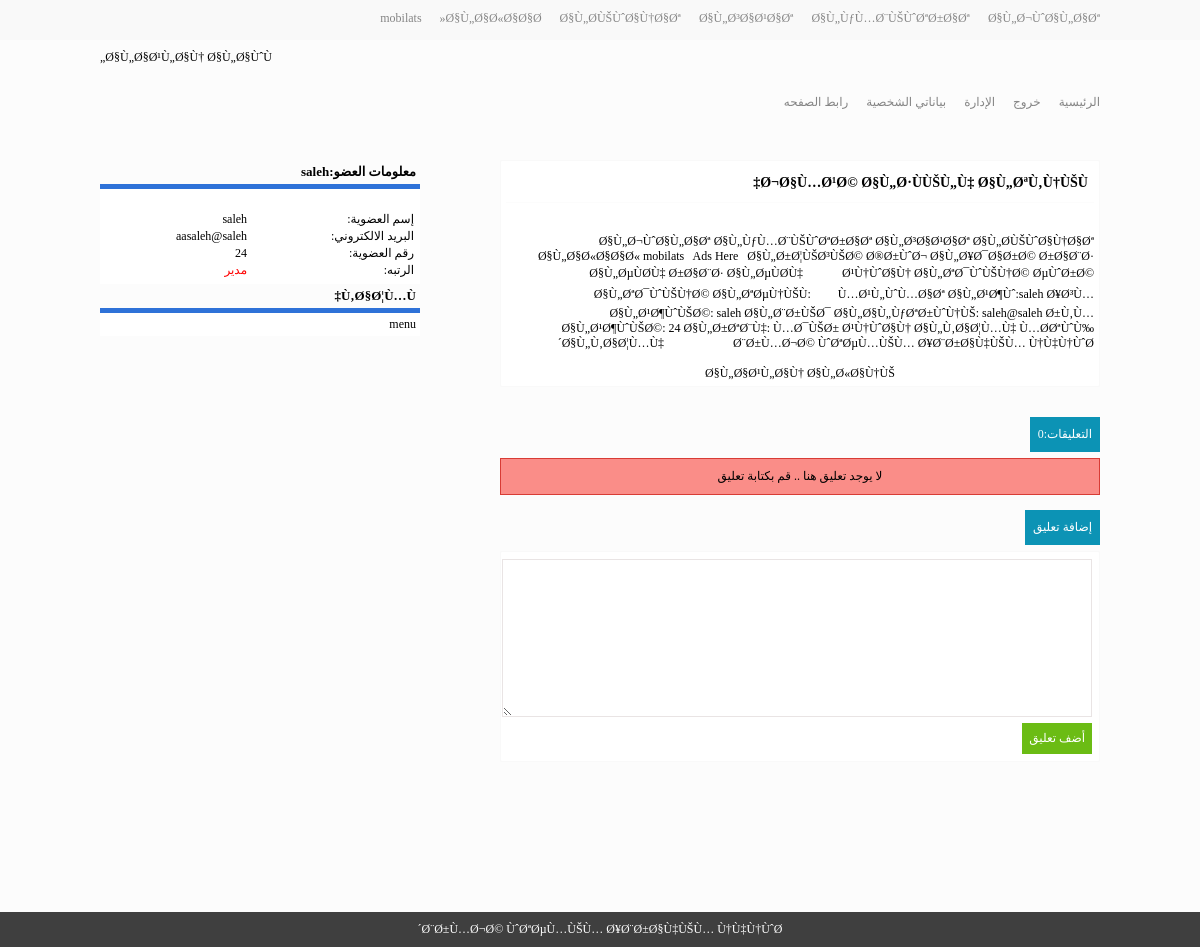
The page /topics.php?id=28 (signed in) on the database its author committed.
### tables this page shows
CREATE TABLE `category` (
  `c_id` int(11) NOT NULL auto_increment,
  `c_title` varchar(255) NOT NULL,
  PRIMARY KEY  (`c_id`)
);

CREATE TABLE `ads` (
  `active1` int(11) NOT NULL,
  `active2` int(11) NOT NULL,
  `code1` text NOT NULL,
  `code2` text NOT NULL
);

CREATE TABLE `posts` (
  `p_id` int(11) NOT NULL auto_increment,
  `p_title` varchar(255) NOT NULL,
  `p_sub` longtext NOT NULL,
  `p_time` varchar(255) NOT NULL,
  `p_pic` varchar(255) NOT NULL,
  `p_user` varchar(255) NOT NULL,
  `category` varchar(255) NOT NULL,
  PRIMARY KEY  (`p_id`)
);

CREATE TABLE `block` (
  `id` int(11) NOT NULL auto_increment,
  `name` varchar(255) NOT NULL,
  `content` text NOT NULL,
  `ord` int(11) NOT NULL,
  PRIMARY KEY  (`id`)
);

### topics.php (the view, shortened to what this page needs)
<?php
include "files/header.php";
$id = intval($_GET['id']);
$SelectTopic = mysql_query("SELECT * FROM posts WHERE p_id = '$id'");
$FetchTopic = mysql_fetch_assoc($SelectTopic);
if(mysql_num_rows($SelectTopic) > 0){
echo '
<div style="background:#fff;border:1px solid #F9F9F9;padding:5px;border-radius:2px;">
<div style="padding:6px;border-bottom:1px solid #FCFCFC;margin-bottom:6px;"><h3>'.$FetchTopic['p_title'].'</h3></div>
<div style="margin-bottom:10px;"><img style="max-width:600px;" src="'.$FetchTopic['p_pic'].'" alt="" /></div>
<div style="">
<p>'.$FetchTopic['p_sub'].'</p>
</div><br />
<center>
';
if($FetchAdss['active2'] == 0){
	echo $FetchAds['code2'];
}
echo'
</center>
</div><br /> <br />
';
$SelectCm = mysql_query("SELECT * FROM comments WHERE post ='$id' AND cm_active = '0' ");
echo'
 <div style="margin-bottom:6px;background:#0c93b5;padding:10px 8px;color:#fff;font-size:12px;display:inline-block;">التعليقات:'.mysql_num_rows($SelectCm).'</div>
 ';
 if(mysql_num_rows($SelectCm) > 0){
 echo'
 <div style="background:#fff;border:1px solid #F9F9F9;padding:5px;border-radius:2px;">
</div>
<table width="100%" border="0">
';
while($FetchCm = mysql_fetch_assoc($SelectCm)){
	$SelectUserCm = mysql_query("SELECT * FROM user WHERE u_id = '".$FetchCm['user']."' ")or die(mysql_error());
	$FetchUserCm = mysql_fetch_assoc($SelectUserCm) or die(mysql_error());
echo'
<tr>
		<td style="border-bottom:1px dotted #F9F9F9;padding:5px;background:#fafafa;">'.$FetchUserCm['u_name'].'
<div style="float:left;"><img src="'.$FetchUserCm['u_img'].'" width="30" height="30" alt="" /></div>
		</td>
</tr>
<tr>
		<td style="border-bottom:1px dotted #F9F9F9;padding:5px;">'.$FetchCm['comments'].'</td>
</tr>';
}
echo'
</table>
<br />
 ';}else{
	echo'<div class="error">لا يوجد تعليق هنا .. قم بكتابة تعليق</div><br />';
}
if(ulv>0){
 echo'
 <form action="topics.php?id='.$id.'" method="POST">
 <div style="margin-bottom:6px;background:#0c93b5;padding:10px 8px;color:#fff;font-size:12px;display:inline-block;">إضافة تعليق</div>
 <div style="background:#fff;border:1px solid #F9F9F9;padding:5px;border-radius:2px;">
 <table width="100%" border="0">
 <tr>
 <td><textarea name ="comments" style="width:99%;height:140px;"></textarea></td>
 </tr>
  <tr>
 <td><input class="bluebox" name="addcm" type="submit" value="أضف تعليق" /></td>
 </tr>
 </table>
 </div>
 </form>';
}else{
	echo'<div style="text-align:center;border:1px solid #2c92ab;background:#92dff2;padding:10px;color:#0f7b96:font:12px tahoma;">عزيزي الزائر .. ! للتعليق على المنشور يتوجب عليك على التسيل في الموقع أولاً..</div>';
}
}else{
	echo'<div class="error"> لا تملك صلاحية الدخول إلى هذا الرابط</div>';
}
include "files/block.php";
include "files/footer.php";
 ?>

### files/header.php (shortened to what this page needs)
<?php include "include/functions.php";
$selectads = mysql_query("SELECT * FROM ads");
$FetchAds = mysql_fetch_assoc($selectads);
?>
<!DOCTYPE html>
<html>
<head>
<link rel="stylesheet" href="css/style.css" type="text/css">
</head>
<body>
<div class="header_b">
<div class="navtop">
<div class="container">
<ul>
<?php
$selectcat =mysql_query("SELECT * FROM category");
while($fetchcategory = mysql_fetch_assoc($selectcat)){
	echo'<li><a href="category.php?id='.$fetchcategory['c_id'].'">'.$fetchcategory['c_title'].'</a></li>';
}
?>
</ul><div class="clear"></div>
</div>
</div>
<div class="head container">
<div class="ads">
<?
if($FetchAds['active1'] == 0){
	echo $FetchAds['code1'];
}
?>
</div>
</div>
<div class="navbar">
<div class="container">
<ul>
<li><a href="index.php">الرئيسية</a></li>
<?php
if(login != 1){
	echo'<li><a href="register.php">التسجيل</a></li>';
}else{
	echo'<li><a href="logout.php">خروج</a></li>';
	if(ulv == 3){echo'<li><a href="admincp.php">الإدارة</a></li>';}
}
	if(ulv >0){
		echo'<li><a href="profile.php?type=edit">بياناتي الشخصية</a></li>';
	}
?>
<li><a href="#">رابط الصفحه</a></li>
</ul><div class="clear"></div>
</div>
</div>
</div>
<br /><br />
<div class="container">
<div style="float:right;width:600px;">

### files/block.php (shortened to what this page needs)
</div>
<div class="blockl">
<?php
if(login == 1){
	echo'<div class="titleblock"><h3>معلومات العضو:'.uname.'</h3></div>
<div class="contentblock">
<table width="100%" border="0">
<tr>
<td colspan="2" align="center"><img src="'.u_img.'" alt="" width="100" /></td>
</tr>
<tr>
<td>إسم العضوية:</td>
<td>'.uname.'</td>
</tr>
<tr>
<td>البريد الالكتروني:</td>
<td>'.uemail.'</td>
</tr>
<tr>
<td>رقم العضوية:</td>
<td>'.uid.'</td>
</tr>
<tr>
<td>الرتبه:</td>
<td>';
if(ulv == 1){echo"<font color='red'>عضو</font>";}
elseif(ulv == 2){echo"<font color='red'>كاتب</font>";}
elseif(ulv == 3){echo"<font color='red'>مدير</font>";}
echo
'</td>
</tr>
</table>
</div>';
}
$SelectBlock = mysql_query("SELECT * FROM block ORDER BY ord ASC") or die(mysql_error());
while($FetchBlock = mysql_fetch_assoc($SelectBlock)){
echo'
<div class="titleblock"><h3>'.$FetchBlock['name'].'</h3></div>
<div class="contentblock">
'.$FetchBlock['content'].'
</div>';
}
?>
</div>

### css/style.css (style rules this page uses)
* { margin:0;padding:0; }
body { background:#FCFCFC; font:12px tahoma; direction:rtl; }
.container { width:1000px;margin:auto; }
.navtop { background:#F9F9F9;height:40px; border-bottom:1px soild #F0F0F0; }
.navtop ul { list-style:none;padding:0; }
.navtop ul li { float:right; margin-left:18px; line-height:36px; }
.navtop ul li a { text-decoration:none;color:#858585; }
.head { padding:10px; }
.ads { float:left; }
.navbar ul { list-style:none;padding:0; }
.navbar ul li { float:right; margin-left:18px; line-height:55px; }
.navbar ul li a { text-decoration:none;color:#858585; }
.blockl { float:left; width:320px; }
.titleblock h3 { font-family:tahoma;font-size:13px;border-bottom:5px solid #2E72D8;padding:4px; }
.contentblock { background:#fff;padding:4px; }
.error { background:#fa8d88;border:1px solid #d83c35;color:c6160f;padding:10px;text-align:center; }
input[type=text],textarea { border:1px solid #E9E4E4;padding:8px 5px; }
input[type=submit] { border:0;background:#6bbc14;color:#fff;font:12px tahoma;padding:8px 7px; }
.bluebox { border:1px solid #2c92ab;background:#92dff2;padding:10px;color:#0f7b96:font:12px tahoma; }

### rows shown on the page
category: c_title "Ø§Ù„Ø¬ÙˆØ§Ù„Ø§Øª"
category: c_title "Ø§Ù„ÙƒÙ…Ø¨ÙŠÙˆØªØ±Ø§Øª"
category: c_title "Ø§Ù„Ø³Ø§Ø¹Ø§Øª"
category: c_title "Ø§Ù„Ø­ÙŠÙˆØ§Ù†Ø§Øª"
category: c_title "Ø§Ù„Ø§Ø«Ø§Ø§Ø«"
category: c_title "mobilats"
ads: code1 "Ø§Ù„Ø§Ø¹Ù„Ø§Ù† Ø§Ù„Ø§ÙˆÙ„", code2 "Ø§Ù„Ø§Ø¹Ù„Ø§Ù† Ø§Ù„Ø«Ø§Ù†ÙŠ"
posts: p_title "Ø¬Ø§Ù…Ø¹Ø© Ø§Ù„Ø·ÙÙŠÙ„Ù‡ Ø§Ù„ØªÙ‚Ù†ÙŠÙ‡", p_sub "Ø§Ù„Ø¬ÙˆØ§Ù„Ø§Øª Ø§Ù„ÙƒÙ…Ø¨ÙŠÙˆØªØ±Ø§Øª Ø§Ù„Ø³Ø§Ø¹Ø§Øª Ø§Ù„Ø­ÙŠÙˆØ§Ù†Ø§Øª Ø§Ù„Ø§Ø«Ø§Ø§Ø« mobilats Ads Here Ø§Ù„Ø±Ø¦ÙŠØ³ÙŠØ© Ø®Ø±ÙˆØ¬ Ø§Ù„Ø¥Ø¯Ø§Ø±Ø© Ø±Ø§Ø¨Ø· Ø§Ù„ØµÙØ­Ù‡ Ø±Ø§Ø¨Ø· Ø§Ù„ØµÙØ­Ù‡ Ø¹Ù†ÙˆØ§Ù† Ø§Ù„ØªØ¯ÙˆÙŠÙ†Ø© ØµÙˆØ±Ø© Ø§Ù„ØªØ¯ÙˆÙŠÙ†Ø© Ø§Ù„ØªØµÙ†ÙŠÙ: Ù…Ø¹Ù„ÙˆÙ…Ø§Øª Ø§Ù„Ø¹Ø¶Ùˆ:saleh Ø¥Ø³Ù… Ø§Ù„Ø¹Ø¶ÙˆÙŠØ©: saleh Ø§Ù„Ø¨Ø±ÙŠØ¯ Ø§Ù„Ø§Ù„ÙƒØªØ±ÙˆÙ†ÙŠ: saleh@saleh Ø±Ù‚Ù… Ø§Ù„Ø¹Ø¶ÙˆÙŠØ©: 24 Ø§Ù„Ø±ØªØ¨Ù‡: Ù…Ø¯ÙŠØ± Ø¹Ù†ÙˆØ§Ù† Ø§Ù„Ù‚Ø§Ø¦Ù…Ù‡ Ù…Ø­ØªÙˆÙ‰ Ø§Ù„Ù‚Ø§Ø¦Ù…Ù‡ Ø¨Ø±Ù…Ø¬Ø© ÙˆØªØµÙ…ÙŠÙ… Ø¥Ø¨Ø±Ø§Ù‡ÙŠÙ… Ù†Ù‡Ù†ÙˆØ´"
block: name "Ù‚Ø§Ø¦Ù…Ù‡", content "menu"

### other values the page prints
mysql_num_rows($SelectCm) "0"
uname "saleh"
uemail "aasaleh@saleh"
uid "24"
s_copy "Ø¨Ø±Ù…Ø¬Ø© ÙˆØªØµÙ…ÙŠÙ… Ø¥Ø¨Ø±Ø§Ù‡ÙŠÙ… Ù†Ù‡Ù†ÙˆØ´"
